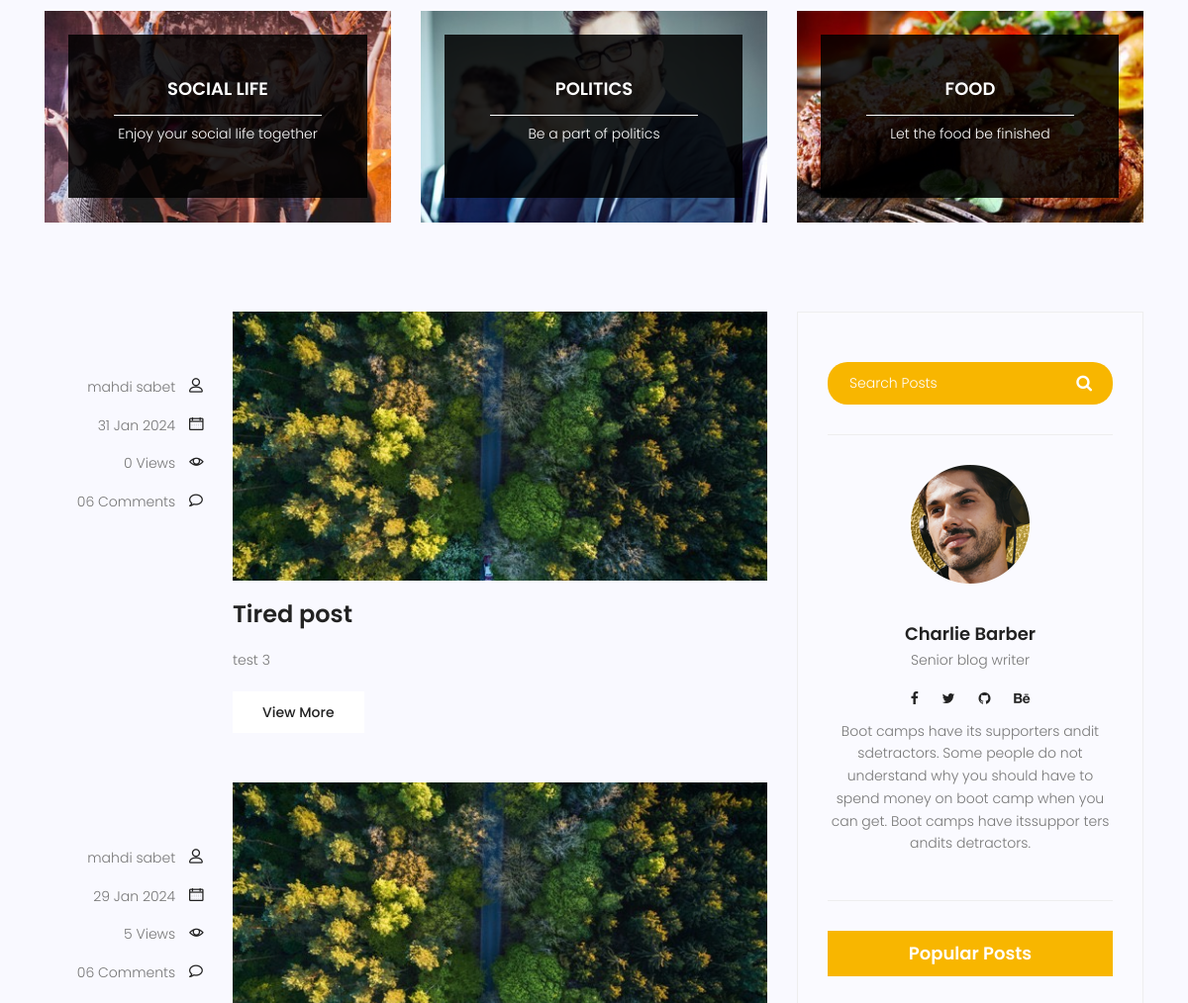
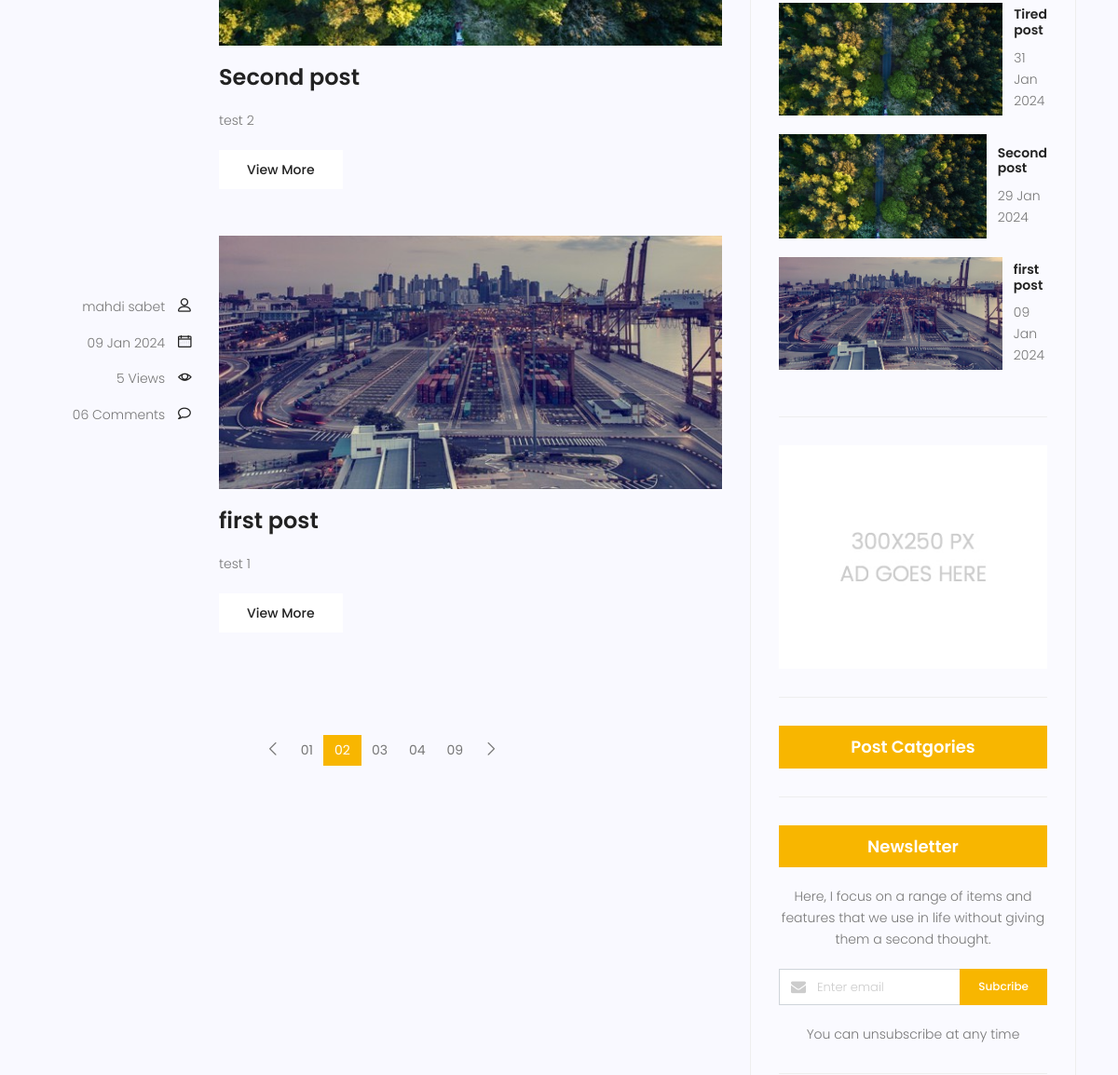
The page /blog/ (middle part) on the database as committed earlier (2 pictures, top to bottom).
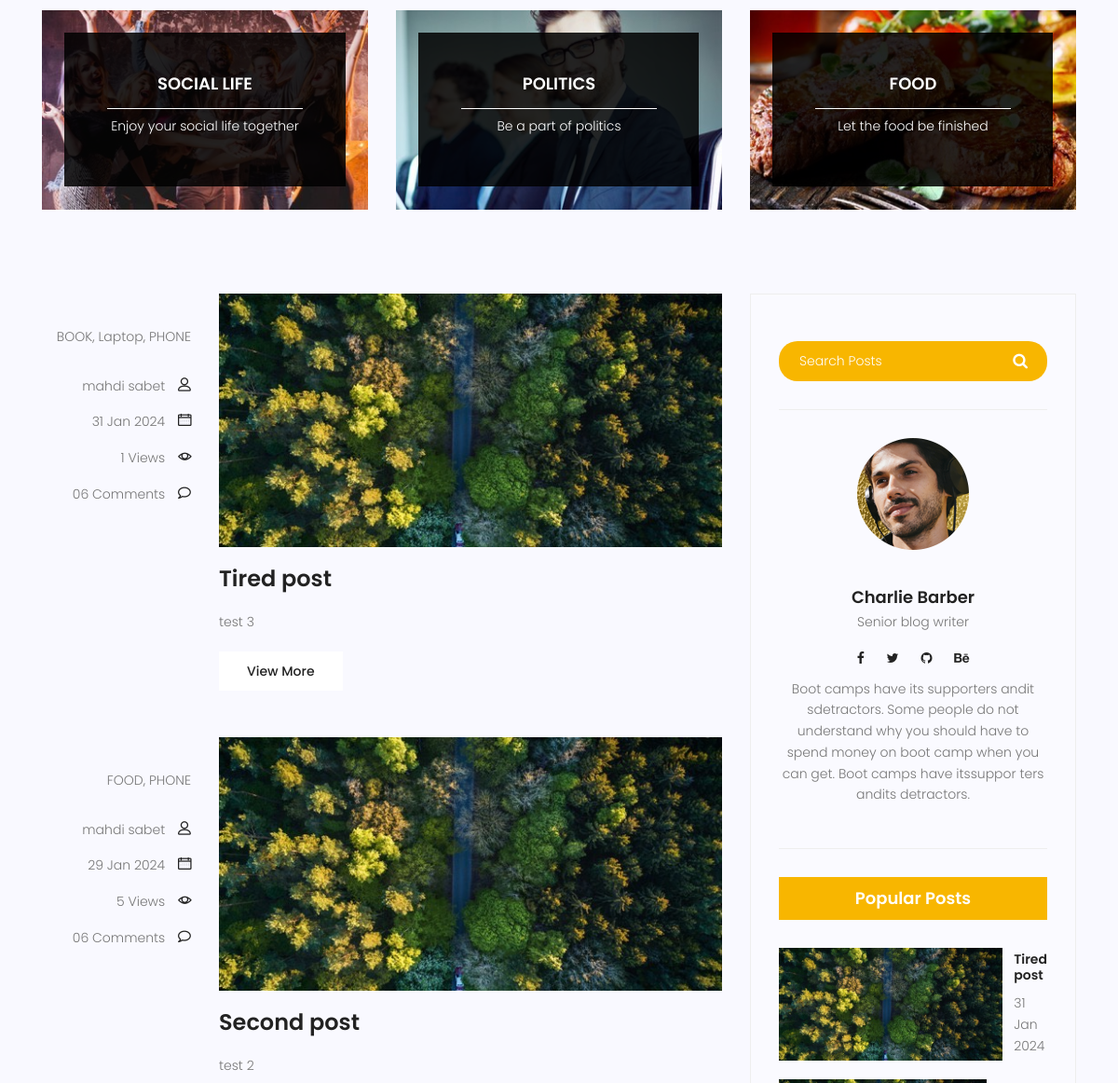
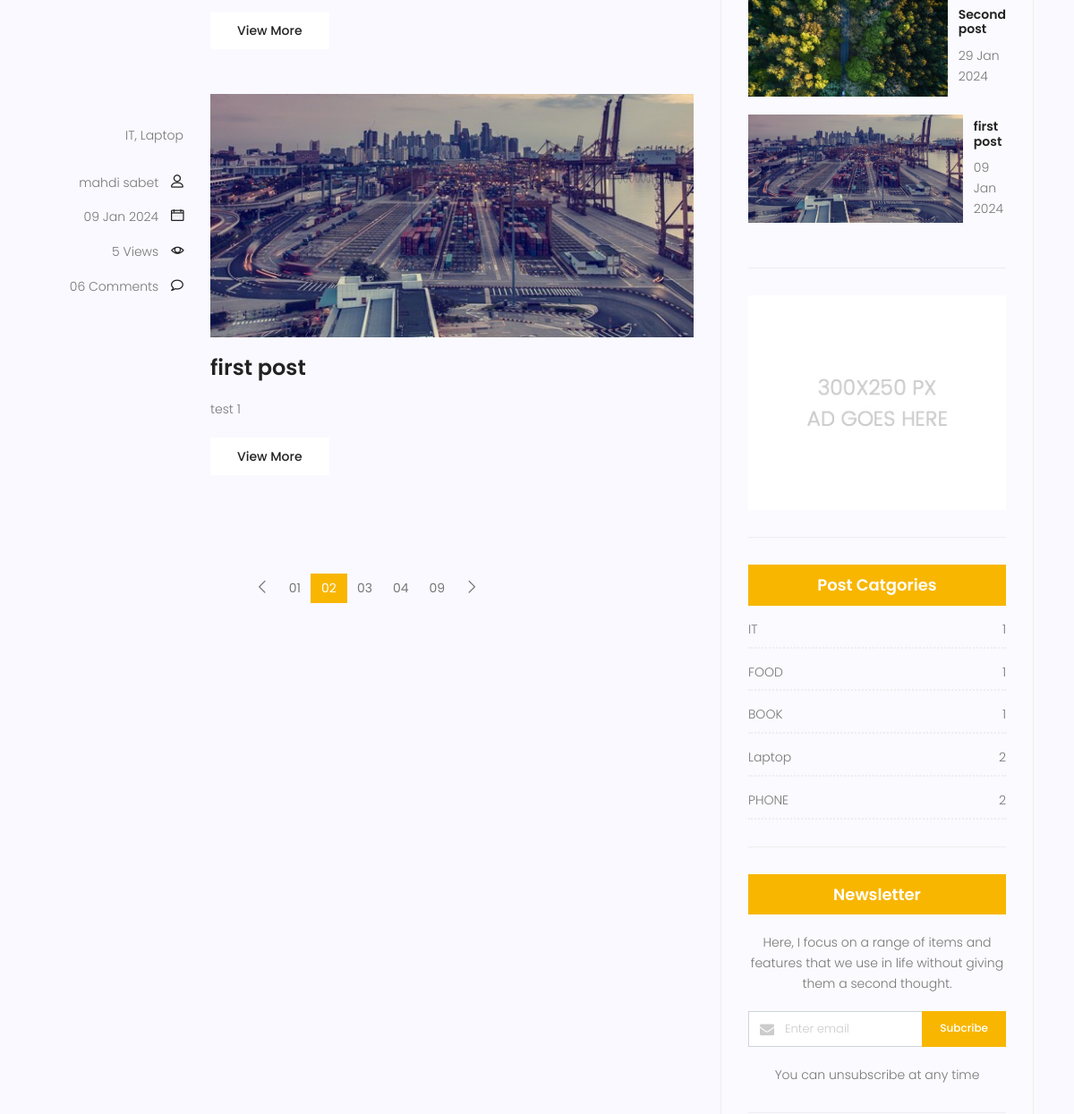
The same page on the database as committed later (2 pictures, top to bottom).
### blog/models.py (models this page shows, shortened)
class Post(models.Model):
    title = models.CharField(max_length = 255)
    content = models.TextField()
    image = models.ImageField(upload_to='blog/',default='blog/default.jpg')
    category = models.ManyToManyField(Category)
    author = models.ForeignKey(User, on_delete=models.SET_NULL, null=True)
    counted_view = models.IntegerField(default=0)
    status = models.BooleanField(default=False)
    created_date = models.DateTimeField(auto_now_add=True)
    updated_date = models.DateTimeField(auto_now=True)
    published_date = models.DateTimeField(null=True)
    class Meta:
        ordering = ['-created_date']

class Category(models.Model):
    name = models.CharField(max_length = 255)
    def __str__(self):
        return self.name

### blog/views.py (the view)
# urls.py: path('',blog_view, name='index'),
def blog_view(request):
    posts = Post.objects.filter(published_date__lte=datetime.now(tz=timezone.utc), status=True)
    context = {'posts' : posts}
    return render(request, 'blog/blog-home.html', context)

### blog/templatetags/blog_tags.py (called while the page is built)
@register.inclusion_tag('blog/blog-lates-posts.html')
def latestposts(arg=4):
    posts = Post.objects.filter(status=1).order_by('-published_date')[:arg]
    return {'posts' : posts}

@register.inclusion_tag('blog/blog-post-categories.html')
def postcategories():
    posts = Post.objects.filter(status=1)
    categories = Category.objects.all()
    cat_dict = {}
    for name in categories:
        cat_dict[name]=posts.filter(category=name).count
    return {'categories' : cat_dict}

### templates/blog/blog-home.html (shortened to what this page needs)
{% extends 'base.html' %} {% load static %} {% load blog_tags %} {% block content %}
<section class="top-category-widget-area pt-90 pb-90">
  <div class="container">
    <div class="row">
      <div class="col-lg-4">
        <div class="single-cat-widget">
          <div class="content relative">
            <div class="overlay overlay-bg"></div>
            <a href="#" target="_blank">
              <div class="thumb">
                <img
                  class="content-image img-fluid d-block mx-auto"
                  src="{% static 'img/blog/cat-widget1.jpg' %}"
                  alt=""
                />
              </div>
              <div class="content-details">
                <h4 class="content-title mx-auto text-uppercase">
                  Social life
                </h4>
                <span></span>
                <p>Enjoy your social life together</p>
              </div>
            </a>
          </div>
        </div>
      </div>
      <div class="col-lg-4">
        <div class="single-cat-widget">
          <div class="content relative">
            <div class="overlay overlay-bg"></div>
            <a href="#" target="_blank">
              <div class="thumb">
                <img
                  class="content-image img-fluid d-block mx-auto"
                  src="{% static 'img/blog/cat-widget2.jpg' %}"
                  alt=""
                />
              </div>
              <div class="content-details">
                <h4 class="content-title mx-auto text-uppercase">Politics</h4>
                <span></span>
                <p>Be a part of politics</p>
              </div>
            </a>
          </div>
        </div>
      </div>
      <div class="col-lg-4">
        <div class="single-cat-widget">
          <div class="content relative">
            <div class="overlay overlay-bg"></div>
            <a href="#" target="_blank">
              <div class="thumb">
                <img
                  class="content-image img-fluid d-block mx-auto"
                  src="{% static 'img/blog/cat-widget3.jpg' %}"
                  alt=""
                />
              </div>
              <div class="content-details">
                <h4 class="content-title mx-auto text-uppercase">Food</h4>
                <span></span>
                <p>Let the food be finished</p>
              </div>
            </a>
          </div>
        </div>
      </div>
    </div>
  </div>
</section>
<section class="post-content-area">
  <div class="container">
    <div class="row">
      <div class="col-lg-8 posts-list">
        {% for post in posts %} {% if post.status == True %}
        <div class="single-post row">
          <div class="col-lg-3 col-md-3 meta-details">
            <ul class="tags">
              {{ post.category.all|join:", " }}
            </ul>
            <div class="user-details row">
              <p class="user-name col-lg-12 col-md-12 col-6">
                <a href="#">{{post.author.get_full_name}}</a>
                <span class="lnr lnr-user"></span>
              </p>
              <p class="date col-lg-12 col-md-12 col-6">
                <a href="#">{{post.published_date|date:"d M Y"}}</a>
                <span class="lnr lnr-calendar-full"></span>
              </p>
              <p class="view col-lg-12 col-md-12 col-6">
                <a href="#">{{post.counted_view}} Views</a>
                <span class="lnr lnr-eye"></span>
              </p>
              <p class="comments col-lg-12 col-md-12 col-6">
                <a href="#">06 Comments</a> <span class="lnr lnr-bubble"></span>
              </p>
            </div>
          </div>
          <div class="col-lg-9 col-md-9">
            <div class="feature-img">
              <img class="img-fluid" src="{{post.image.url}}" alt="" />
            </div>
            <a class="posts-title" href="{% url 'blog:single' pid=post.id %}"
              ><h3>{{post.title}}</h3></a
            >
            <p class="excert">{{post.content|truncatewords_html:25}}</p>
            <a href="{% url 'blog:single' pid=post.id %}" class="primary-btn"
              >View More</a
            >
          </div>
        </div>
        {% endif %} {% endfor %}
        <nav class="blog-pagination justify-content-center d-flex">
          <ul class="pagination">
            <li class="page-item">
              <a href="#" class="page-link" aria-label="Previous">
                <span aria-hidden="true">
                  <span class="lnr lnr-chevron-left"></span>
                </span>
              </a>
            </li>
            <li class="page-item"><a href="#" class="page-link">01</a></li>
            <li class="page-item active">
              <a href="#" class="page-link">02</a>
            </li>
            <li class="page-item"><a href="#" class="page-link">03</a></li>
            <li class="page-item"><a href="#" class="page-link">04</a></li>
            <li class="page-item"><a href="#" class="page-link">09</a></li>
            <li class="page-item">
              <a href="#" class="page-link" aria-label="Next">
                <span aria-hidden="true">
                  <span class="lnr lnr-chevron-right"></span>
                </span>
              </a>
            </li>
          </ul>
        </nav>
      </div>
      <div class="col-lg-4 sidebar-widgets">
        <div class="widget-wrap">
          <div class="single-sidebar-widget search-widget">
            <form class="search-form" action="#">
              <input
                placeholder="Search Posts"
                name="search"
                type="text"
                onfocus="this.placeholder = ''"
                onblur="this.placeholder = 'Search Posts'"
              />
              <button type="submit"><i class="fa fa-search"></i></button>
            </form>
          </div>
          {% include 'blog/blog-writer.html' %} {% latestposts %}
          <div class="single-sidebar-widget ads-widget">
            <a href="#"
              ><img
                class="img-fluid"
                src="{% static 'img/blog/ads-banner.jpg' %}"
                alt=""
            /></a>
          </div>
          {% postcategories %}
          <div class="single-sidebar-widget newsletter-widget">
            <h4 class="newsletter-title">Newsletter</h4>
            <p>
              Here, I focus on a range of items and features that we use in life
              without giving them a second thought.
            </p>
            <div class="form-group d-flex flex-row">
              <div class="col-autos">
                <div class="input-group">
                  <div class="input-group-prepend">
                    <div class="input-group-text">
                      <i class="fa fa-envelope" aria-hidden="true"></i>
                    </div>
                  </div>
                  <input
                    type="text"
                    class="form-control"
                    id="inlineFormInputGroup"
                    placeholder="Enter email"
                    onfocus="this.placeholder = ''"
                    onblur="this.placeholder = 'Enter email'"
                  />
                </div>
              </div>
              <a href="#" class="bbtns">Subcribe</a>
            </div>
            <p class="text-bottom">You can unsubscribe at any time</p>
          </div>
        </div>
      </div>
    </div>
  </div>
</section>
{% endblock %}

### templates/base.html (shortened to what this page needs)
{% load static %}
<!DOCTYPE html>
<html lang="zxx" class="no-js">
  <head>
    <link rel="stylesheet" href="{% static 'css/linearicons.css' %}" />
    <link rel="stylesheet" href="{% static 'css/font-awesome.min.css' %}" />
    <link rel="stylesheet" href="{% static 'css/bootstrap.css' %}" />
    <link rel="stylesheet" href="{% static 'css/magnific-popup.css' %}" />
    <link rel="stylesheet" href="{% static 'css/jquery-ui.css' %}" />
    <link rel="stylesheet" href="{% static 'css/nice-select.css' %}" />
    <link rel="stylesheet" href="{% static 'css/animate.min.css' %}" />
    <link rel="stylesheet" href="{% static 'css/owl.carousel.css' %}" />
    <link rel="stylesheet" href="{% static 'css/main.css' %}" />
  </head>
  <body>
    {% block content %}
    {% endblock %}
  </body>
</html>

### templates/blog/blog-writer.html
{% load static %}
<div class="single-sidebar-widget user-info-widget">
  <img src="{% static 'img/blog/user-info.png' %}" alt="" />
  <a href="#"><h4>Charlie Barber</h4></a>
  <p>Senior blog writer</p>
  <ul class="social-links">
    <li>
      <a href="#"><i class="fa fa-facebook"></i></a>
    </li>
    <li>
      <a href="#"><i class="fa fa-twitter"></i></a>
    </li>
    <li>
      <a href="#"><i class="fa fa-github"></i></a>
    </li>
    <li>
      <a href="#"><i class="fa fa-behance"></i></a>
    </li>
  </ul>
  <p>
    Boot camps have its supporters andit sdetractors. Some people do not
    understand why you should have to spend money on boot camp when you can get.
    Boot camps have itssuppor ters andits detractors.
  </p>
</div>

### templates/blog/blog-lates-posts.html
{% load static %}
<div class="single-sidebar-widget popular-post-widget">
  <h4 class="popular-title">Popular Posts</h4>
  <div class="popular-post-list">
    {% for post in posts %}
    <div class="single-post-list d-flex flex-row align-items-center">
      <div class="thumb">
        <img class="img-fluid" src="{{post.image.url}}" alt="" />
      </div>
      <div class="details">
        <a href="{% url 'blog:single' pid=post.id %}"
          ><h6>{{post.title}}</h6></a
        >
        <p>{{post.published_date|date:"d M Y"}}</p>
      </div>
    </div>
    {% endfor %}
  </div>
</div>

### templates/blog/blog-post-categories.html
{% load static %}
<div class="single-sidebar-widget post-category-widget">
  <h4 class="category-title">Post Catgories</h4>
  <ul class="cat-list">
    {% for name,count in categories.items %}
    <li>
      <a href="#" class="d-flex justify-content-between">
        <p>{{name}}</p>
        <p>{{count}}</p>
      </a>
    </li>
    {% endfor %}
  </ul>
</div>

Rows that differ between the two databases and show on the page:
changed Post "Tired post": category.all (not shown) → "BOOK, Laptop, PHONE"; counted_view "0" → "1"
changed Post "Second post": category.all (not shown) → "FOOD, PHONE"
changed Post "first post": category.all (not shown) → "IT, Laptop"
added Category: name "IT", id "1"
added Category: name "FOOD", count "1"
added Category: name "BOOK", count "1"
added Category: name "Laptop", count "2"
added Category: name "PHONE", count "2"
